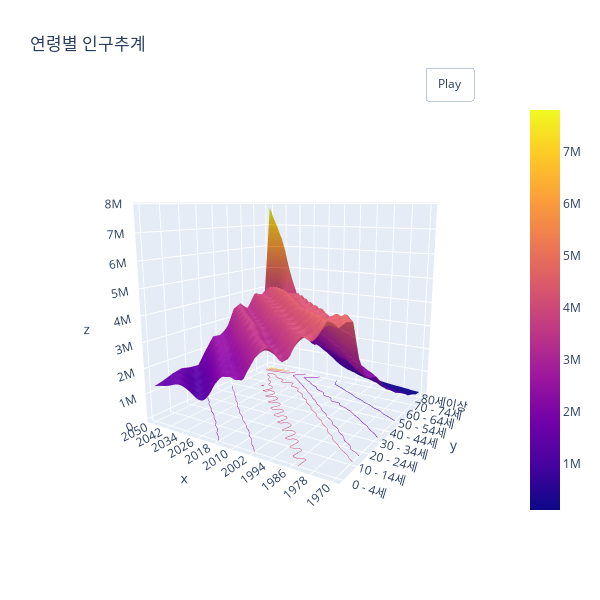

This figure's notebook cell:
### Code cell
#101 전체 3D
z = df101_people_i.iloc[1:,:-1]
z = df101_people_i.sort_values(by=['number'], ascending=False)
z = df101_people_i.sort_values(by=['number'], ascending=False).iloc[0:-1,:-1]
y= z.index
x = df101_people_i.columns
t = np.linspace(0, 10, 50)
fig= go.Figure(data=[go.Surface(x=x, y=y, z=z.values)])

fig.update_traces(contours_z=dict(show=True, usecolormap=True,
                                  highlightcolor="limegreen", project_z=True))
x_eye = -1.25
y_eye = 2
z_eye = 0.5

fig.update_layout(
   title='연령별 인구추계', autosize=False,
   width=600,height=600,
   scene_camera_eye=dict(x=x_eye, y=y_eye, z=z_eye),
   scene = {
      "xaxis": {"nticks": 11},
      "yaxis": {"nticks": 10},
      "zaxis": {"nticks": 10},
   },   
   updatemenus=[dict(type='buttons', showactive=False, y=1,x=0.8,
      xanchor='left', yanchor='bottom',
      pad=dict(t=45, r=10),
      buttons=[dict(label='Play',method='animate',
         args=[None, dict(frame=dict(duration=200, redraw=True), 
            transition=dict(duration=0), fromcurrent=True, mode='immediate')])])]
)

frames=[]
for t in np.arange(0, 6.26, 0.1):
    xe, ye, ze = rotate_z(x_eye, y_eye, z_eye, -t)
    frames.append(go.Frame(layout=dict(scene_camera_eye=dict(x=xe, y=ye, z=ze))))
fig.frames=frames
fig.show()

### Figure 1 — Plotly figure (JSON) as saved in the notebook; plotly's stock layout.template omitted (floating-point values rounded to 4 significant figures; data arrays with more than 128 entries replaced by an {"elided": "..."} marker saying what was removed)
{"data": [{"x": ["1970", "1971", "1972", "1973", "1974", "1975", "1976", "1977", "1978", "1979", "1980", "1981", "1982", "1983", "1984", "1985", "1986", "1987", "1988", "1989", "1990", "1991", "1992", "1993", "1994", "1995", "1996", "1997", "1998", "1999", "2000", "2001", "2002", "2003", "2004", "2005", "2006", "2007", "2008", "2009", "2010", "2011", "2012", "2013", "2014", "2015", "2016", "2017", "2018", "2019", "2020", "2021", "2022", "2023", "2024", "2025", "2026", "2027", "2028", "2029", "2030", "2031", "2032", "2033", "2034", "2035", "2036", "2037", "2038", "2039", "2040", "2041", "2042", "2043", "2044", "2045", "2046", "2047", "2048", "2049", "2050", "number"], "y": ["80세이상", "75 - 79세", "70 - 74세", "65 - 69세", "60 - 64세", "55 - 59세", "50 - 54세", "45 - 49세", "40 - 44세", "35 - 39세", "30 - 34세", "25 - 29세", "20 - 24세", "15 - 19세", "10 - 14세", "5 - 9세", "0 - 4세"], "z": {"elided": "17x81 int values"}, "type": "surface", "contours": {"z": {"project": {"z": true}, "highlightcolor": "limegreen", "show": true, "usecolormap": true}}}], "layout": {"scene": {"camera": {"eye": {"x": -1.25, "y": 2, "z": 0.5}}, "xaxis": {"nticks": 11}, "yaxis": {"nticks": 10}, "zaxis": {"nticks": 10}}, "title": {"text": "연령별 인구추계"}, "autosize": false, "width": 600, "height": 600, "updatemenus": [{"buttons": [{"args": [null, {"frame": {"duration": 200, "redraw": true}, "transition": {"duration": 0}, "fromcurrent": true, "mode": "immediate"}], "label": "Play", "method": "animate"}], "pad": {"r": 10, "t": 45}, "showactive": false, "type": "buttons", "x": 0.8, "xanchor": "left", "y": 1, "yanchor": "bottom"}]}}
